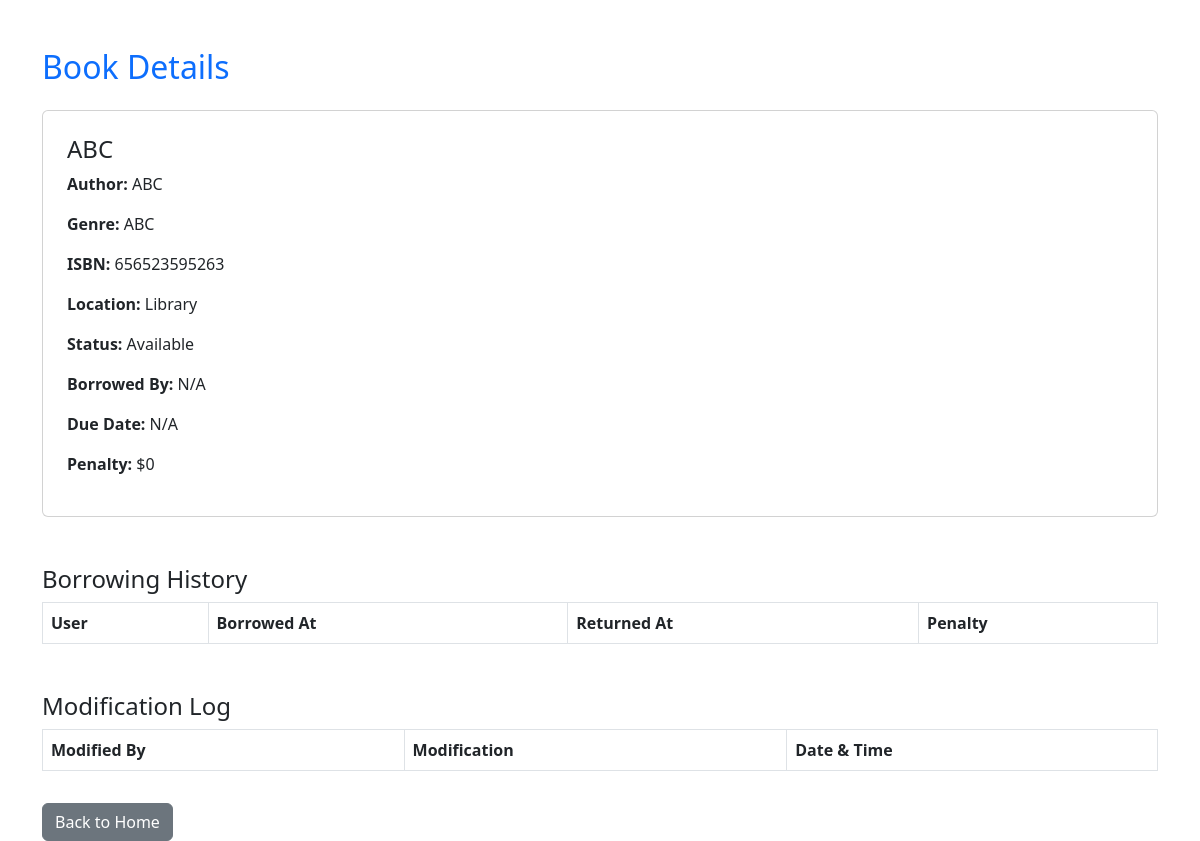
Before: /book/1 with the older database file.
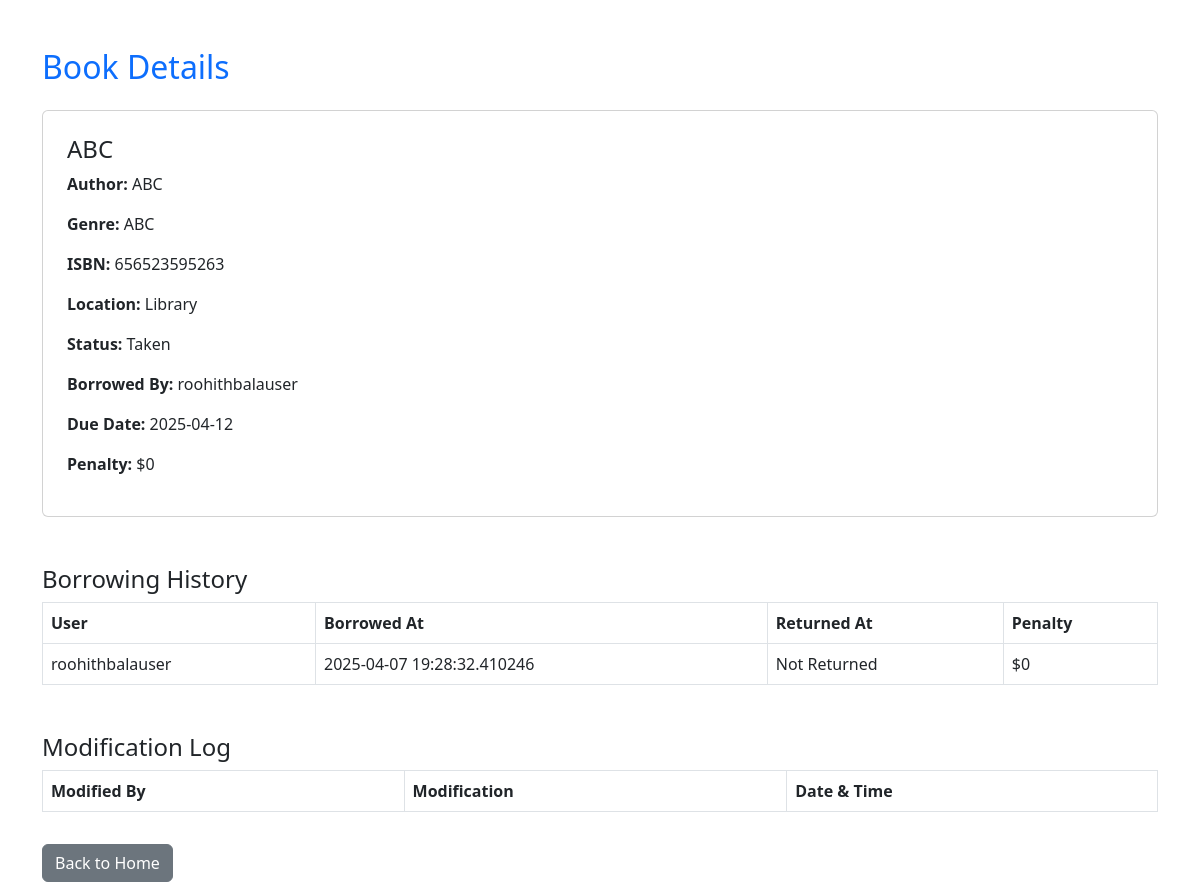
After: the same page with the newer database file.
### tables this page shows
CREATE TABLE books (
            id INTEGER PRIMARY KEY AUTOINCREMENT,
            title TEXT NOT NULL,
            author TEXT NOT NULL,
            genre TEXT NOT NULL,
            publication_year INTEGER NOT NULL,
            isbn TEXT UNIQUE NOT NULL,
            status TEXT NOT NULL DEFAULT 'Available',
            added_by TEXT NOT NULL
        , location TEXT DEFAULT 'Library', borrowed_by TEXT DEFAULT NULL, due_date DATE DEFAULT NULL, penalty INTEGER DEFAULT 0);

CREATE TABLE users (
            id INTEGER PRIMARY KEY AUTOINCREMENT,
            username TEXT UNIQUE NOT NULL,
            email TEXT UNIQUE NOT NULL,
            password TEXT NOT NULL,
            role TEXT NOT NULL DEFAULT 'user'
        );

CREATE TABLE book_history (
    id INTEGER PRIMARY KEY AUTOINCREMENT,
    book_id INTEGER NOT NULL,
    user_id INTEGER NOT NULL,
    borrowed_at DATETIME NOT NULL,
    returned_at DATETIME DEFAULT NULL,
    penalty INTEGER DEFAULT 0,
    FOREIGN KEY (book_id) REFERENCES books (id),
    FOREIGN KEY (user_id) REFERENCES users (id)
);

### app.py (the view)
@app.route("/book/<int:book_id>")
def view_book(book_id):
    with get_db_connection() as conn:
        book = conn.execute("""
            SELECT b.*, u.username AS borrowed_by_username
            FROM books b
            LEFT JOIN users u ON b.borrowed_by = u.id
            WHERE b.id=?
        """, (book_id,)).fetchone()
        history = get_book_history(book_id)
        modifications = conn.execute("""
            SELECT bm.*, u.username AS modified_by_username
            FROM book_modifications bm
            LEFT JOIN users u ON bm.modified_by = u.id
            WHERE bm.book_id=?
            ORDER BY bm.modified_at DESC
        """, (book_id,)).fetchall()
    if not book:
        flash("Book not found!", "danger")
        return redirect(url_for("home"))
    return render_template("book_details.html", book=book, history=history, modifications=modifications)

### app.py (called while the page is built)
def get_db_connection():
    conn = sqlite3.connect(DATABASE)
    conn.row_factory = sqlite3.Row
    return conn

### book.py (called while the page is built)
def get_db_connection():
    conn = sqlite3.connect(DATABASE)
    conn.row_factory = sqlite3.Row
    return conn

def get_book_history(book_id):
    try:
        with get_db_connection() as conn:
            history = conn.execute(
                "SELECT bh.*, u.username FROM book_history bh JOIN users u ON bh.user_id = u.id WHERE bh.book_id=? ORDER BY bh.borrowed_at DESC",
                (book_id,)
            ).fetchall()
        return history
    except Exception as e:
        print(f"Error getting book history: {e}")
        return []

### templates/book_details.html (shortened to what this page needs)
<!DOCTYPE html>
<html lang="en">
<head>
    <link rel="stylesheet" href="https://cdn.jsdelivr.net/npm/bootstrap@5.3.0/dist/css/bootstrap.min.css">
</head>
<body class="container mt-5">
    <h2 class="text-primary mb-4">Book Details</h2>
    <div class="card p-4">
        <h4>{{ book.title }}</h4>
        <p><strong>Author:</strong> {{ book.author }}</p>
        <p><strong>Genre:</strong> {{ book.genre }}</p>
        <p><strong>ISBN:</strong> {{ book.isbn }}</p>
        <p><strong>Location:</strong> {{ book.location }}</p>
        <p><strong>Status:</strong> {{ book.status }}</p>
        <p><strong>Borrowed By:</strong> {{ book.borrowed_by_username or "N/A" }}</p>
        <p><strong>Due Date:</strong> {{ book.due_date or "N/A" }}</p>
        <p><strong>Penalty:</strong> ${{ book.penalty }}</p>
    </div>
    <h4 class="mt-5">Borrowing History</h4>
    <table class="table table-bordered">
        <thead>
            <tr>
                <th>User</th>
                <th>Borrowed At</th>
                <th>Returned At</th>
                <th>Penalty</th>
            </tr>
        </thead>
        <tbody>
            {% for entry in history %}
            <tr>
                <td>{{ entry.username }}</td>
                <td>{{ entry.borrowed_at }}</td>
                <td>{{ entry.returned_at or "Not Returned" }}</td>
                <td>${{ entry.penalty }}</td>
            </tr>
            {% endfor %}
        </tbody>
    </table>
    <h4 class="mt-5">Modification Log</h4>
    <table class="table table-bordered">
        <thead>
            <tr>
                <th>Modified By</th>
                <th>Modification</th>
                <th>Date & Time</th>
            </tr>
        </thead>
    </table>
    <a href="{{ url_for('home') }}" class="btn btn-secondary mt-3">Back to Home</a>
</body>
</html>

Changed rows visible on the page:
changed books "ABC": status "Available" → "Taken"; due_date (not shown) → "2025-04-12"
now on this page (row unchanged): users: username "roohithbalauser"
added book_history: username "roohithbalauser", borrowed_at "2025-04-07 19:28:32.410246", returned_at "Not Returned", penalty "0"
Other visible differences:
{{ book.borrowed_by_username or "N/A" }}: "N/A" → (not shown)
{{ book.due_date or "N/A" }}: "N/A" → (not shown)
